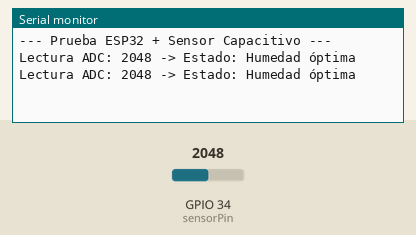
Recording of a sketch running on a simulated ESP32. On the bench: the last lines printed to the serial monitor. The test bench sets the inputs (shaded band); at power-on: GPIO 34 (sensorPin) = 2048.

Above: at 1.8 s.
1.9 s: GPIO 34 (sensorPin) set to 2449
At 2.8 s:
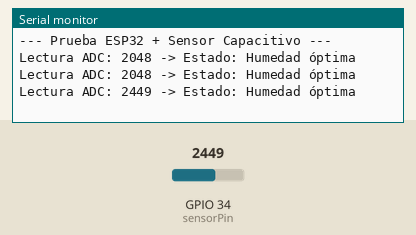
3.4 s: GPIO 34 (sensorPin) set to 2534
At 4.8 s:
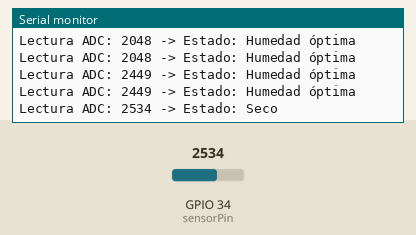

The sketch:

capactitivo.ino
```cpp
// Usamos el GPIO 34 (uno de los ADC más estables del ESP32)
const int sensorPin = 34;

void setup() {
  Serial.begin(115200); // El ESP32 suele usar 115200 baudios
  Serial.println("--- Prueba ESP32 + Sensor Capacitivo ---");
}

void loop() {
  // Leemos el valor (rango 0-4095 en ESP32)
  int lectura = analogRead(sensorPin);

  // Imprimimos la lectura cruda
  Serial.print("Lectura ADC: ");
  Serial.print(lectura);

  // Interpretación básica (ajusta según tus pruebas)
  if (lectura > 2500) {
    Serial.println(" -> Estado: Seco");
  } else if (lectura > 1500) {
    Serial.println(" -> Estado: Humedad óptima");
  } else {
    Serial.println(" -> Estado: Muy mojado / En agua");
  }

  delay(1000);
}
```

Measured:
- the behaviour switches between 2500 and 2501 on GPIO 34 (sensorPin) (found by bisection; images 1 and 2)
- after the input at 1.9 s, the serial monitor: prints a new line after 0.10 s (image 1)
- after the input at 3.4 s, the serial monitor: prints a new line after 0.60 s (image 2)
